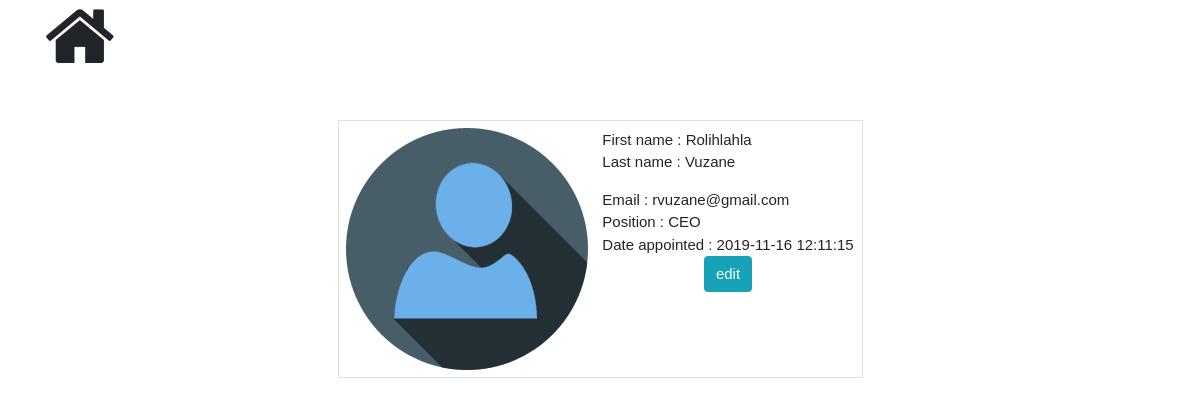
/view/profile.php (signed in), run on the app's committed database.
### tables this page shows
CREATE TABLE `workers_tb` (
  `w_id` int(11) NOT NULL,
  `w_fname` varchar(100) NOT NULL,
  `w_lfname` varchar(100) NOT NULL,
  `w_email` varchar(150) NOT NULL,
  `w_type` varchar(50) NOT NULL,
  `w_password` text NOT NULL,
  `w_datecreated` timestamp NOT NULL DEFAULT current_timestamp(),
  `w_active_status` int(11) NOT NULL DEFAULT 0
);

### model/User.class.php (called while the page is built, shortened)
<?php
class User
{
    private $con;
    public function __construct(){
        $conn = new Connect();
        $sql = $conn->connector();
        $this->con = $sql;
    }
    public function getUser($id)
    {
    	$stmt = $this->con->query("SELECT * FROM workers_tb WHERE w_id=$id");
    	return $stmt->fetch(PDO::FETCH_ASSOC);
    }
}

### view/profile.php (the view, shortened to what this page needs)
<?php
include 'partials/header.php';
require_once('../model/User.class.php');
$user = new User();
$u_details = $user->getUser($_SESSION['id']);
?>
<div class="container">
	<a href="main.php"><i class="fa fa-home fa-5x"></i></a>
</div>
<div class="container">
	<div class="row d-flex justify-content-center p-5">
		<div class="col-md-6 border">
			<div class="row justify-content-center">
				<div>
					<img src="../public/img/user-png-icon-15.jpg">
				</div>
				<div class="m-2">
					<form>
						<div class="show_first">
							First name : <?php print($u_details['w_fname']); ?>
						</div>
						<div class="show_first mb-3">
							Last name : <?php print($u_details['w_lfname']); ?>
						</div>
						<div class="show_first">
							Email : <?php print($u_details['w_email']); ?>
						</div>
						<div class="show_first">
							Position : <?php print($u_details['w_type']); ?>
						</div>
						<div class="show_first">
							Date appointed : <?php print($u_details['w_datecreated']); ?>
						</div>
					</form>
					<div class="show_first">
						<div class="d-flex justify-content-center ">
							<button class="btn btn-info" id="user-edit">edit</button>
						</div>
					</div>
				</div>
			</div>
		</div>
	</div>
</div>
<?php
include 'partials/footer.php';
?>

### public/css/w3.css (style rules this page uses)
*,*:before,*:after { box-sizing:inherit }
html { -ms-text-size-adjust:100%;-webkit-text-size-adjust:100% }
body { margin:0 }
a { background-color:transparent;-webkit-text-decoration-skip:objects }
img { border-style:none }
button,input,select,textarea { font:inherit;margin:0 }
button,input { overflow:visible }
button,select { text-transform:none }
button,html [type=button],[type=reset],[type=submit] { -webkit-appearance:button }
html,body { font-family:Verdana,sans-serif;font-size:15px;line-height:1.5 }
html { overflow-x:hidden }
img { vertical-align:middle }
a { color:inherit }

### data on the page
workers_tb: w_fname "Rolihlahla", w_lfname "Vuzane", w_email "rvuzane@gmail.com", w_type "CEO", w_datecreated "2019-11-16 12:11:15"
